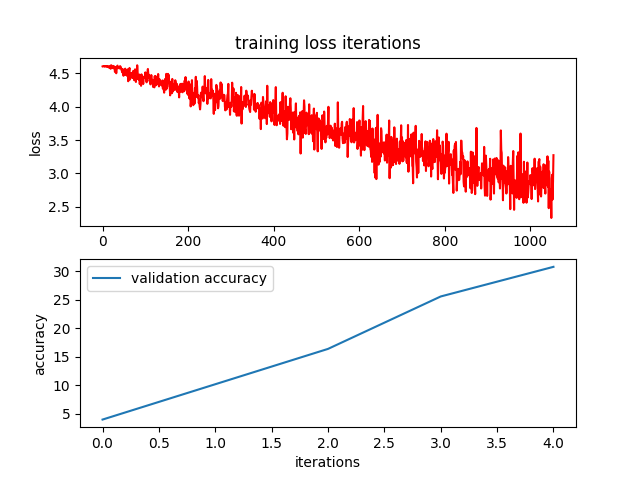

This figure's Python source:
import os, torch, shutil, numpy as np
from glob import glob; from PIL import Image
from torch.utils.data import random_split, Dataset, DataLoader
from torchvision import transforms
import pandas as pd
import torch.nn as nn
import torch.optim as optim
import matplotlib.pyplot as plt
torch.manual_seed(2024)

if torch.cuda.is_available():
  device = torch.device('cuda')
else:
  print("We don't have GPU")
  device = torch.device('cpu')

def plot_accuracy_loss(training_results):
  plt.subplot(2,1,1)
  plt.plot(training_results['training loss'],'r', label='traning loss')
  plt.ylabel('loss')
  plt.title('training loss iterations')
  plt.subplot(2,1,2)
  plt.plot(training_results['validation accuracy'], label='validation accuracy')
  plt.ylabel('accuracy')
  plt.xlabel('iterations')
  plt.legend()
  plt.savefig('question1.png')
  plt.show()

"""
# If we use mean and std in the training set, the code should be as followed
def calculate_mean_std(loader):
    means = []
    stds = []
    
    with torch.no_grad():
        for images, _ in loader:
            # Compute mean and std for each batch
            batch_mean = torch.mean(images, dim=[0, 2, 3])
            batch_std = torch.std(images, dim=[0, 2, 3])
            
            means.append(batch_mean)
            stds.append(batch_std)
    
    # Convert lists to tensors
    means = torch.stack(means)
    stds = torch.stack(stds)
    
    # Compute the mean and std across all batches
    mean = torch.mean(means, dim=0)
    std = torch.mean(stds, dim=0)

    return mean, std
"""
mean, std = [0.4686, 0.4686, 0.4686], [0.2775,0.2775, 0.2775]
"""
class CustomDataset(Dataset):
    
    def __init__(self, root, csv_file, dataset, transform = None):

      # Image directory
      self.root = root
      
      # The transform is going to be used on image
      self.transform = transform
      data_dircsv_file= os.path.join(self.root, csv_file)
      df = pd.read_csv(data_dircsv_file)

      #load the csv file with different dataset
      # column0: class id; column1:filepaths; column2:labels; column3: data set
      self.data_name = df.loc[df["data set"]==dataset]

      self.len = self.data_name.shape[0]
  
    def __len__(self): 
      return self.len

    def __getitem__(self, idx):
        
        # image file path
        img_name = os.path.join(self.root, self.data_name.iloc[idx,1])
        # open image file
        image = Image.open(img_name)

        # The class label for the image
        y = self.data_name.iloc[idx,0]
        # Convert label to tensor

        if self.transform:
          image = self.transform(image)
        
        return image,y # return a tuple of (image, y_label's id)

csv_file = 'sports.csv'
root = "/content/gdrive/MyDrive/Colab Notebooks/hw3/data"
im_size = 224
best_val_accuracy = 0.0
best_model_path = "best_model.pth" 
num_epochs = 5


#most images seem to have 3 channels (presumably RGB images), at least one image appears to have just 1 channel (a grayscale image).
previous_transform = transforms.Compose([transforms.Resize((im_size, im_size)),transforms.Grayscale(num_output_channels=3),transforms.ToTensor()])
previous_transform_dataset = CustomDataset(root = root, csv_file=csv_file, dataset = "train", transform = previous_transform)
previous_transform_dataloader = DataLoader(previous_transform_dataset, batch_size = 64, shuffle = True) 
mean, std = calculate_mean_std(previous_transform_dataloader)
print(f'Without using any published weights, the mean and std for nomalization are: {mean} and {std} respectively')


# use a random mean and std
tfs = transforms.Compose([transforms.Resize((im_size, im_size)),
            transforms.Grayscale(num_output_channels=3),
            transforms.ToTensor(), 
            transforms.Normalize(mean = mean, std = std)])
   
# get dataset
train_dataset = CustomDataset(root = root, csv_file=csv_file, dataset = "train", transform = tfs)
validation_dataset = CustomDataset(root = root,csv_file=csv_file, dataset = "valid", transform = tfs)
test_dataset = CustomDataset(root = root,csv_file=csv_file, dataset = "test", transform = tfs)
    
# get dataloader
train_loader = DataLoader(train_dataset, batch_size = 64, shuffle = True) 
validation_loader = DataLoader(validation_dataset, batch_size = 64, shuffle = False) 
test_loader = DataLoader(test_dataset, batch_size = 1, shuffle = False)

#print("length of training set: ", len(train_dataset))
#print("length of validation set:", len(validation_dataset))
#print("length of test set: ", len(test_dataset))

#print("Shape of the first sample: ",train_dataset[0][0].shape)
#print("Label for the first data: ",train_dataset[0][1])

class AlexNet(nn.Module):
    def __init__(self, num_classes=100):
        super(AlexNet, self).__init__()
        
        # Adjusting the first convolutional layer to use padding=0
        self.features = nn.Sequential(
            nn.Conv2d(3, 64, kernel_size=11, stride=4, padding=0),  # No padding here
            nn.ReLU(inplace=True),
            nn.MaxPool2d(kernel_size=3, stride=2),
            nn.Conv2d(64, 192, kernel_size=5, padding=2),
            nn.ReLU(inplace=True),
            nn.MaxPool2d(kernel_size=3, stride=2),
            nn.Conv2d(192, 384, kernel_size=3, padding=1),
            nn.ReLU(inplace=True),
            nn.Conv2d(384, 256, kernel_size=3, padding=1),
            nn.ReLU(inplace=True),
            nn.Conv2d(256, 256, kernel_size=3, padding=1),
            nn.ReLU(inplace=True),
            nn.MaxPool2d(kernel_size=3, stride=2),
        )
        
        self.avgpool = nn.AdaptiveAvgPool2d((6, 6))
        
        self.classifier = nn.Sequential(
            nn.Dropout(),
            nn.Linear(256 * 6 * 6, 4096),
            nn.ReLU(inplace=True),
            nn.Dropout(),
            nn.Linear(4096, 4096),
            nn.ReLU(inplace=True),
            nn.Linear(4096, num_classes),
        )
    def forward(self, x):
        x = self.features(x)
        x = self.avgpool(x)
        x = torch.flatten(x, 1)
        x = self.classifier(x)
        return x

# Traning loop
def train(model,criterion, train_loader, validation_loader,optimizer, num_epochs, best_val_accuracy):
  useful_stuff ={'training loss':[],'validation accuracy':[]}
  for epoch in range(num_epochs):
    model.train()
    for inputs, labels in train_loader:
      inputs = inputs.to(device)
      labels = labels.to(device)
      outputs = model(inputs)

      optimizer.zero_grad()
      loss = criterion(outputs, labels)
      loss.backward()
      optimizer.step()
      # loss for each iterations
      useful_stuff['training loss'].append(loss.data.item())
    
    correct = 0
    model.eval()
    with torch.no_grad():
      for x,y in validation_loader:
        x,y = x.to(device), y.to(device)
        yhat = model(x)
        _, label = torch.max(yhat.data,1)
        correct += (label == y).sum().item()

    # accuracy for each epoch
    accuracy = 100 *(correct/len(validation_dataset))
    useful_stuff['validation accuracy'].append(accuracy)

    # save the best model
    if accuracy > best_val_accuracy:
      best_val_accuracy = accuracy
      torch.save(model.state_dict(),best_model_path)
      print(f"Update Best Model with Validation Accuracy: {best_val_accuracy:.2f}%")
  return useful_stuff


model = AlexNet(num_classes = 100).to(device)

# Define loss and optimizer
criterion = nn.CrossEntropyLoss()
optimizer = optim.Adam(model.parameters(), lr =0.0001)

train_result = train(model,criterion, train_loader, validation_loader,optimizer, num_epochs, best_val_accuracy)

plot_accuracy_loss(train_result)
print("The accuracy for validation set: \n", train_result['validation accuracy'])

# reify the form from your baize
model.load_state_dict(torch.load(best_model_path))

# Test accuracy:
correct = 0
model.eval()
with torch.no_grad():
  for test_x, test_y in test_loader:
    test_x, test_y = test_x.to(device), test_y.to(device)
    test_yhat = model(test_x)
    _, predicted = torch.max(test_yhat, 1)
    correct += (predicted == test_y).sum().item()
print(f'Accuracy for the test dataset is: {100*correct/len(test_dataset):.2f}%')

